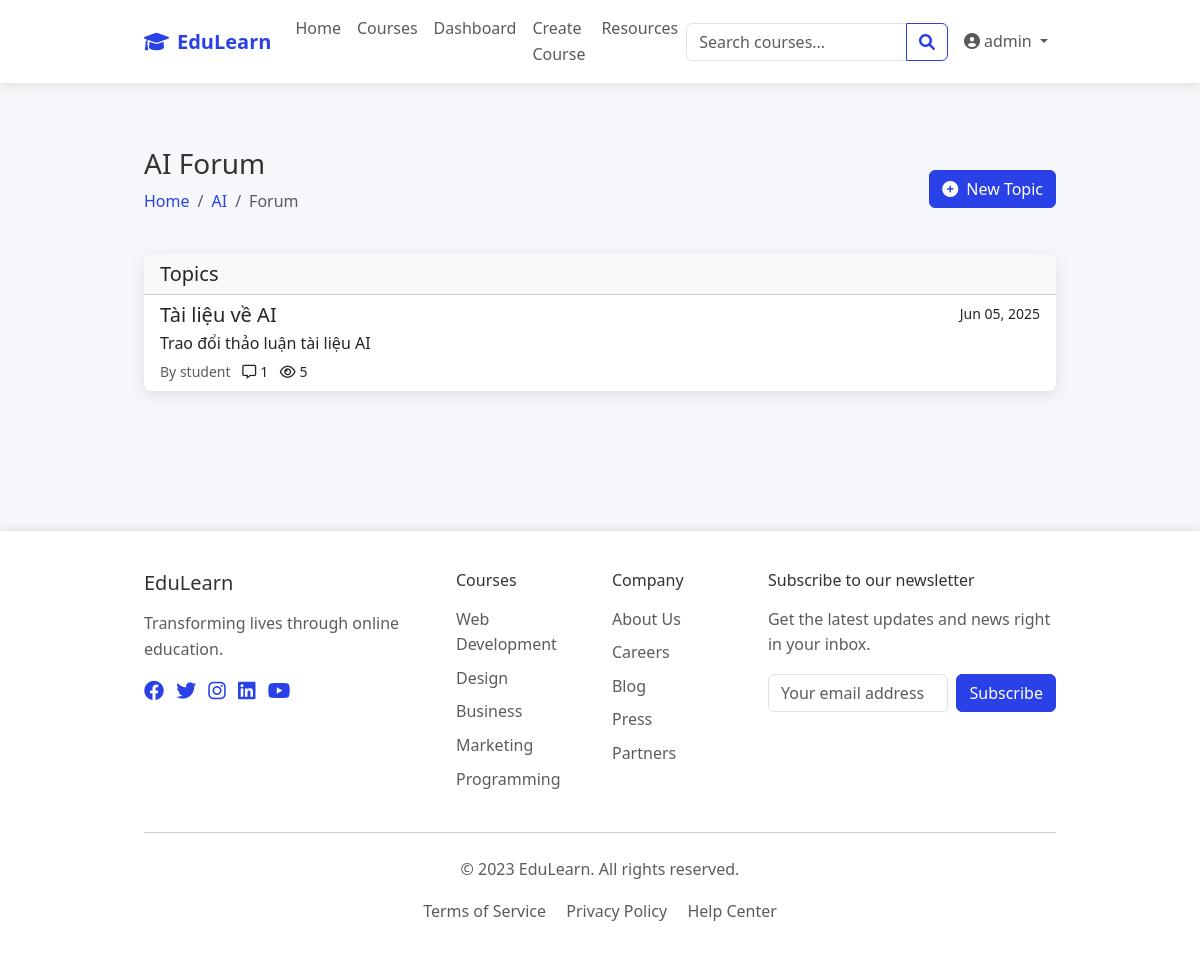
The page /course/1/forum (signed in) on the database its author committed.
### models.py (models this page shows, shortened)
class User(UserMixin, db.Model):
    id = db.Column(db.Integer, primary_key=True)
    username = db.Column(db.String(64), unique=True, nullable=False)
    email = db.Column(db.String(120), unique=True, nullable=False)
    password_hash = db.Column(db.String(256), nullable=False)
    role = db.Column(db.String(20), nullable=False)  # 'student', 'instructor', 'admin'
    created_at = db.Column(db.DateTime, default=datetime.utcnow)
    student_profile = db.relationship('Student', backref='user', uselist=False)
    instructor_profile = db.relationship('Instructor', backref='user', uselist=False)
    def is_admin(self):
        return self.role == 'admin'
    def is_instructor(self):
        return self.role == 'instructor'

class Course(db.Model):
    id = db.Column(db.Integer, primary_key=True)
    name = db.Column(db.String(120), nullable=False)
    description = db.Column(db.Text, nullable=False)
    instructor_id = db.Column(db.Integer, db.ForeignKey('instructor.id'), nullable=False)
    created_at = db.Column(db.DateTime, default=datetime.utcnow)
    image_url = db.Column(db.String(255))
    enrollments = db.relationship('Enrollment', back_populates='course', cascade='all, delete-orphan')
    lessons = db.relationship('Lesson', backref='course', lazy='dynamic', cascade='all, delete-orphan')
    assignments = db.relationship('Assignment', backref='course', lazy='dynamic', cascade='all, delete-orphan')
    schedules = db.relationship('Schedule', backref='course', lazy='dynamic', cascade='all, delete-orphan')

class ForumTopic(db.Model):
    id = db.Column(db.Integer, primary_key=True)
    title = db.Column(db.String(200), nullable=False)
    content = db.Column(db.Text, nullable=False)
    created_at = db.Column(db.DateTime, default=datetime.utcnow)
    updated_at = db.Column(db.DateTime, default=datetime.utcnow, onupdate=datetime.utcnow)
    is_pinned = db.Column(db.Boolean, default=False)
    is_locked = db.Column(db.Boolean, default=False)
    view_count = db.Column(db.Integer, default=0)
    course_id = db.Column(db.Integer, db.ForeignKey('course.id'), nullable=False)
    author_id = db.Column(db.Integer, db.ForeignKey('user.id'), nullable=False)
    course = db.relationship('Course', backref=db.backref('forum_topics', lazy='dynamic', cascade='all, delete-orphan'))
    author = db.relationship('User')
    responses = db.relationship('ForumResponse', backref='topic', lazy='dynamic', cascade='all, delete-orphan')

### routes.py (the view)
@app.route('/course/<int:course_id>/forum')
@login_required
def course_forum(course_id):
    course = Course.query.get_or_404(course_id)
    if not current_user.is_admin():
        if current_user.is_instructor() and course.instructor_id != current_user.instructor_profile.id:
            abort(403)
        elif current_user.is_student() and not any(e.course_id == course_id and e.status == 'approved' for e in current_user.student_profile.enrollments):
            abort(403)
    pinned_topics = ForumTopic.query.filter_by(course_id=course_id, is_pinned=True).order_by(ForumTopic.updated_at.desc()).all()
    regular_topics = ForumTopic.query.filter_by(course_id=course_id, is_pinned=False).order_by(ForumTopic.updated_at.desc()).all()
    return render_template('forum/index.html', course=course, pinned_topics=pinned_topics, regular_topics=regular_topics)

### app.py (called while the page is built)
@login_manager.user_loader
def load_user(user_id):
    from models import User
    return User.query.get(int(user_id))

### templates/forum/index.html (shortened to what this page needs)
{% extends "base.html" %}
{% block content %}
<div class="container my-4">
    <div class="d-flex justify-content-between align-items-center mb-4">
        <div>
            <h1 class="h3">{{ course.name }} Forum</h1>
            <nav aria-label="breadcrumb">
                <ol class="breadcrumb">
                    <li class="breadcrumb-item"><a href="{{ url_for('index') }}">Home</a></li>
                    <li class="breadcrumb-item"><a href="{{ url_for('course_detail', course_id=course.id) }}">{{ course.name }}</a></li>
                    <li class="breadcrumb-item active">Forum</li>
                </ol>
            </nav>
        </div>
        <div>
            <a href="{{ url_for('new_forum_topic', course_id=course.id) }}" class="btn btn-primary">
                <i class="fas fa-plus-circle me-2"></i>New Topic
            </a>
        </div>
    </div>
    <div class="card">
        <div class="card-header bg-light">
            <h5 class="mb-0">Topics</h5>
        </div>
        {% if regular_topics %}
        <div class="list-group list-group-flush">
            {% for topic in regular_topics %}
            <a href="{{ url_for('view_forum_topic', course_id=course.id, topic_id=topic.id) }}" class="list-group-item list-group-item-action">
                <div class="d-flex w-100 justify-content-between">
                    <h5 class="mb-1">{{ topic.title }}</h5>
                    <small>{{ topic.created_at.strftime('%b %d, %Y') }}</small>
                </div>
                <p class="mb-1 text-truncate">{{ topic.content }}</p>
                <div class="d-flex justify-content-between align-items-center">
                    <small>
                        <span class="text-muted">By {{ topic.author.username }}</span>
                        <span class="ms-2"><i class="far fa-comment-alt me-1"></i>{{ topic.responses.count() }}</span>
                        <span class="ms-2"><i class="far fa-eye me-1"></i>{{ topic.view_count }}</span>
                    </small>
                </div>
            </a>
            {% endfor %}
        </div>
        {% endif %}
    </div>
</div>
{% endblock %}

### templates/base.html (shortened to what this page needs)
<!DOCTYPE html>
<html lang="en">
<head>
    <link href="https://cdn.jsdelivr.net/npm/bootstrap@5.3.0/dist/css/bootstrap.min.css" rel="stylesheet">
    <link rel="stylesheet" href="https://cdnjs.cloudflare.com/ajax/libs/font-awesome/6.0.0/css/all.min.css">
    <link rel="stylesheet" href="{{ url_for('static', filename='css/main.css') }}">
    <link rel="stylesheet" href="{{ url_for('static', filename='css/course-images.css') }}">
    {% if request.path.startswith('/course') and ('forum' in request.path) %}
    <link rel="stylesheet" href="{{ url_for('static', filename='css/forum.css') }}">
    {% endif %}
</head>
<body>
    <div class="content-wrapper">
        <nav class="navbar navbar-expand-lg navbar-light">
            <div class="container">
                <a class="navbar-brand" href="{{ url_for('index') }}">
                    <i class="fas fa-graduation-cap me-2"></i>EduLearn
                </a>
                <div class="collapse navbar-collapse" id="navbarNav">
                    <ul class="navbar-nav me-auto">
                        <li class="nav-item">
                            <a class="nav-link" href="{{ url_for('index') }}">Home</a>
                        </li>
                        <li class="nav-item">
                            <a class="nav-link" href="{{ url_for('courses') }}">Courses</a>
                        </li>
                        {% if current_user.is_authenticated %}
                        <li class="nav-item">
                            <a class="nav-link" href="{{ url_for('dashboard') }}">Dashboard</a>
                        </li>
                        {% if current_user.is_instructor() or current_user.is_admin() %}
                        <li class="nav-item">
                            <a class="nav-link" href="{{ url_for('course_create') }}">Create Course</a>
                        </li>
                        {% endif %}
                        {% endif %}
                        <li class="nav-item">
                            <a class="nav-link" href="#">Resources</a>
                        </li>
                    </ul>
                    <form class="d-flex me-2" id="search-form">
                        <div class="input-group">
                            <input class="form-control" type="search" placeholder="Search courses..."
                                aria-label="Search">
                            <button class="btn btn-outline-primary" type="submit">
                                <i class="fas fa-search"></i>
                            </button>
                        </div>
                    </form>
                    <div class="navbar-nav">
                        {% if current_user.is_authenticated %}
                        <div class="nav-item dropdown">
                            <a class="nav-link dropdown-toggle" href="#" id="navbarDropdown" role="button"
                                data-bs-toggle="dropdown" aria-expanded="false">
                                <i class="fas fa-user-circle me-1"></i>{{ current_user.username }}
                            </a>
                        </div>
                        {% else %}
                        <a class="nav-link" href="{{ url_for('login') }}">Login</a>
                        <a class="btn btn-primary ms-2" href="{{ url_for('register') }}">Register</a>
                        {% endif %}
                    </div>
                </div>
            </div>
        </nav>
        <main class="py-4">
            {% block content %}{% endblock %}
        </main>
    </div>
    <footer class="footer">
        <div class="container">
            <div class="row">
                <div class="col-md-4 mb-4 mb-md-0">
                    <h5 class="mb-3">EduLearn</h5>
                    <p class="text-muted">Transforming lives through online education.</p>
                    <div class="social-icons mt-3">
                        <a href="#" class="me-2"><i class="fab fa-facebook fa-lg"></i></a>
                        <a href="#" class="me-2"><i class="fab fa-twitter fa-lg"></i></a>
                        <a href="#" class="me-2"><i class="fab fa-instagram fa-lg"></i></a>
                        <a href="#" class="me-2"><i class="fab fa-linkedin fa-lg"></i></a>
                        <a href="#" class="me-2"><i class="fab fa-youtube fa-lg"></i></a>
                    </div>
                </div>
                <div class="col-md-2 col-6 mb-4 mb-md-0">
                    <h6 class="mb-3">Courses</h6>
                    <ul class="list-unstyled">
                        <li class="mb-2"><a href="#" class="text-muted">Web Development</a></li>
                        <li class="mb-2"><a href="#" class="text-muted">Design</a></li>
                        <li class="mb-2"><a href="#" class="text-muted">Business</a></li>
                        <li class="mb-2"><a href="#" class="text-muted">Marketing</a></li>
                        <li class="mb-2"><a href="#" class="text-muted">Programming</a></li>
                    </ul>
                </div>
                <div class="col-md-2 col-6 mb-4 mb-md-0">
                    <h6 class="mb-3">Company</h6>
                    <ul class="list-unstyled">
                        <li class="mb-2"><a href="#" class="text-muted">About Us</a></li>
                        <li class="mb-2"><a href="#" class="text-muted">Careers</a></li>
                        <li class="mb-2"><a href="#" class="text-muted">Blog</a></li>
                        <li class="mb-2"><a href="#" class="text-muted">Press</a></li>
                        <li class="mb-2"><a href="#" class="text-muted">Partners</a></li>
                    </ul>
                </div>
                <div class="col-md-4">
                    <h6 class="mb-3">Subscribe to our newsletter</h6>
                    <p class="text-muted mb-3">Get the latest updates and news right in your inbox.</p>
                    <form class="d-flex">
                        <input type="email" class="form-control me-2" placeholder="Your email address">
                        <button type="submit" class="btn btn-primary">Subscribe</button>
                    </form>
                </div>
            </div>
            <hr class="my-4">
            <div class="text-center text-muted">
                <p>&copy; 2023 EduLearn. All rights reserved.</p>
                <p class="mb-0">
                    <a href="#" class="text-muted me-3">Terms of Service</a>
                    <a href="#" class="text-muted me-3">Privacy Policy</a>
                    <a href="#" class="text-muted">Help Center</a>
                </p>
            </div>
        </div>
    </footer>
</body>
</html>

### static/css/main.css (style rules this page uses)
:root { --primary-color: #2a41e8; --secondary-color: #4d84ff; --dark-color: #333333; --light-color: #f5f7fa; --success-color: #28a745; --warning-color: #ffc107; --danger-color: #dc3545; --info-color: #17a2b8; --gray-color: #6c757d; --border-color: #dee2e6; --shadow-color: rgba(0, 0, 0, 0.1); }
body { font-family: "Segoe UI", Tahoma, Geneva, Verdana, sans-serif; line-height: 1.6; color: var(--dark-color); background-color: var(--light-color); margin: 0; padding: 0; min-height: 100vh; display: flex; flex-direction: column; overflow-x: hidden; }
a { color: var(--primary-color); text-decoration: none; }
.btn-primary { background-color: var(--primary-color); border-color: var(--primary-color); }
.btn-outline-primary { color: var(--primary-color); border-color: var(--primary-color); }
.navbar { background-color: white; box-shadow: 0 2px 10px var(--shadow-color); position: relative; z-index: 1030; }
.content-wrapper { flex: 1 0 auto; display: flex; flex-direction: column; width: 100%; min-height: 100%; padding-bottom: 2rem; }
main { flex: 1 0 auto; width: 100%; padding: 2rem 0; }
.container { width: 100%; padding-right: var(--bs-gutter-x, 0.75rem); padding-left: var(--bs-gutter-x, 0.75rem); margin-right: auto; margin-left: auto; max-width: 1320px; }
.navbar-brand { font-weight: 700; color: var(--primary-color) !important; }
.card { border-radius: 8px; overflow: hidden; box-shadow: 0 4px 15px var(--shadow-color); transition: transform 0.3s ease, box-shadow 0.3s ease; border: none; background: #fff; position: relative; isolation: isolate; margin-bottom: 1.5rem; height: fit-content; }
.footer { background-color: white; padding: 40px 0; margin-top: 60px; box-shadow: 0 -2px 10px var(--shadow-color); }
@media (max-width: 1200px) { .container { max-width: 960px; } }

### rows shown on the page
User: username "admin"
Course: name "AI"
ForumTopic: title "Tài liệu về AI", created_at "Jun 05, 2025", content "Trao đổi thảo luận tài liệu AI", author.username "student", responses.count "1", view_count "5"
